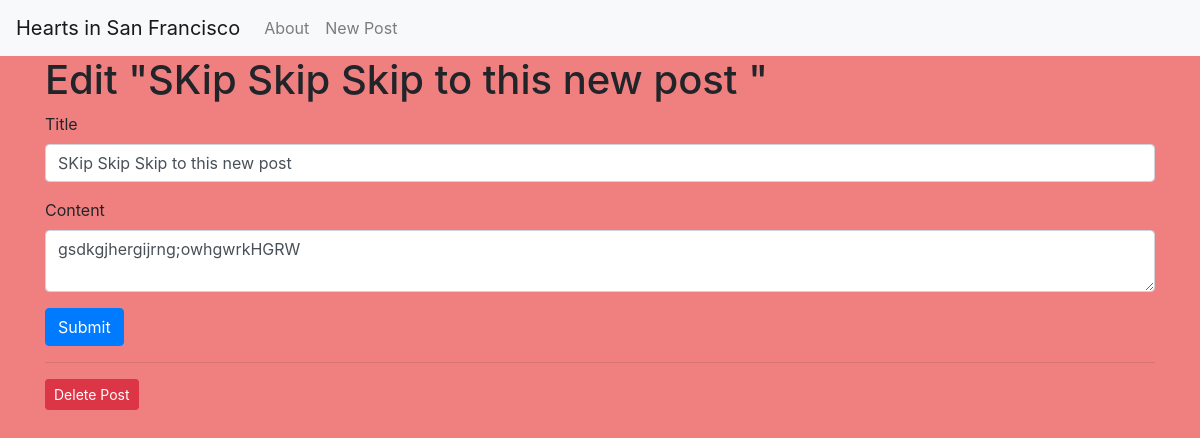
/4/edit, run on the app's committed database.
### tables this page shows
CREATE TABLE posts (
    id INTEGER PRIMARY KEY AUTOINCREMENT, 
    created TIMESTAMP NOT NULL DEFAULT CURRENT_TIMESTAMP,
    title TEXT NOT NULL,
    content TEXT NOT NULL
);

### app.py (the view, shortened to what this page needs)
@app.route('/<int:id>/edit', methods=('GET', 'POST'))
def edit(id):
    post = get_post(id)
    return render_template('edit.html', post=post)

### app.py (called while the page is built)
def get_db_connection():
    conn = sqlite3.connect('database.db')
    conn.row_factory = sqlite3.Row
    return conn

def get_post(post_id):
    conn = get_db_connection()
    post = conn.execute('SELECT * FROM posts WHERE id = ?', (post_id,)).fetchone()
    conn.close()
    if post is None:
        abort(404)
    return post

### templates/edit.html (shortened to what this page needs)
{% extends 'base.html' %}
{% block content %}
<h1>{% block title %} Edit "{{ post['title'] }}" {% endblock %}</h1>
<form method="post">
    <div class="form-group">
        <label for="title">Title</label>
        <input type="text" name="title" placeholder="Post title"
               class="form-control"
               value="{{ request.form['title'] or post['title'] }}">
    </div>
    <div class="form-group">
        <label for="content">Content</label>
        <textarea name="content" placeholder="Post content"
                  class="form-control">{{ request.form['content'] or post['content'] }}</textarea>
    </div>
    <div class="form-group">
        <button type="submit" class="btn btn-primary">Submit</button>
    </div>
</form>
<hr>
<form action="{{ url_for('delete', id=post['id']) }}" method="POST">
    <input type="submit" value="Delete Post"
            class="btn btn-danger btn-sm"
            onclick="return confirm('Are you sure you want to delete this post?')">
</form>
{% endblock %}

### templates/base.html (style rules this page uses)
body { background-color: lightcoral; }

### data on the page
posts: title "SKip Skip Skip to this new post", content "gsdkgjhergijrng;owhgwrkHGRW"
